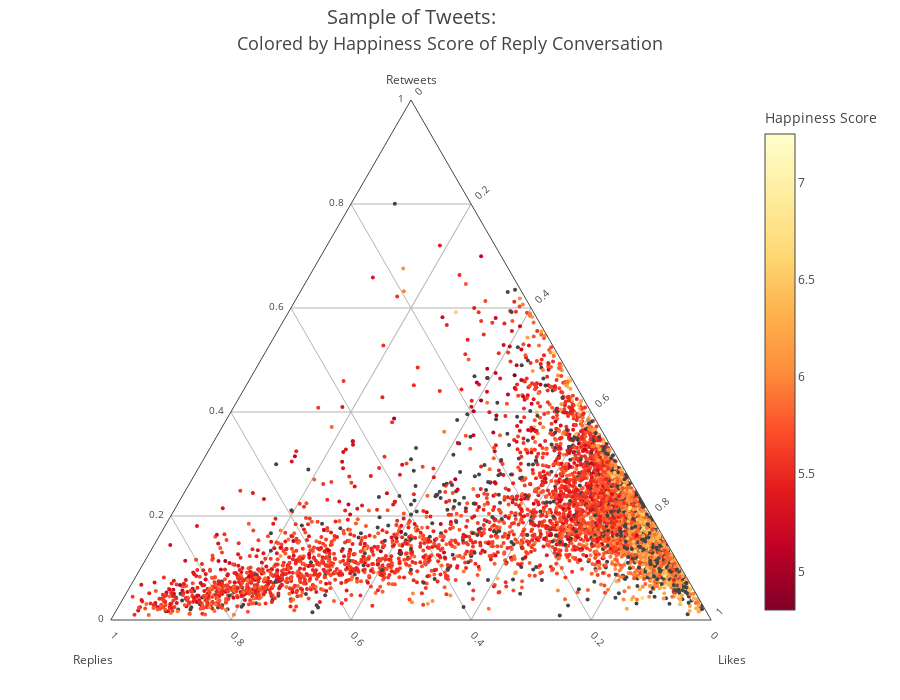

Notebook source saved alongside this figure:
### Markdown cell above
# Plotting all tweet ratios with happiness

### Code cell
rawData = list(allhapp_ratios);
def makeAxis(title, tickangle): 
    return {
      'title': title,
      'titlefont': { 'size': 12 },
      'tickangle': tickangle,
      'tickfont': { 'size': 10 },
      'tickcolor': 'rgba(0,0,0,0)',
      'ticklen': 5,
      'showline': True,
      'showgrid': True
    }
data = [{ 
    'type': 'scatterternary',
    'mode': 'markers',
    'a': [i for i in map(lambda x: x['retweets'], rawData)],
    'b': [i for i in map(lambda x: x['replies'], rawData)],
    'c': [i for i in map(lambda x: x['likes'], rawData)],
    'text': [i for i in map(lambda x: x['user'], rawData)],
    'marker': {
        'color': [i for i in map(lambda x: x['happ_score'], rawData)],
        'cmin':happmax,
        'cmax':happmin,
        'size': 4,
        'colorbar':{'title':'Happiness Score'
                   },
        'colorscale':'YlOrRd',# Viridis Jet YlOrRd
        'showscale':True
    },
    }]
layout = {
    'title':'Colored by Happiness Score of Reply Conversation',
    'titlefont': { 'size': 18 },
    'autosize':False,
    'width':900,
    'height':700,
    'ternary': {
        'sum': 1,
        'aaxis': makeAxis('Retweets', 0),
        'baxis': makeAxis('<br>Replies  ', 45),
        'caxis': makeAxis('<br>  Likes', -45)
    },
    'annotations': [{
      'showarrow': False,
      'text': 'Sample of Tweets:',
        'x': .5,
        'y': 1.19,
        'font': { 'size': 20 }
    }]
}
fig = {'data': data, 'layout': layout}
#py.plotly.image.save_as(fig,'Figs/{}-ratio-happiness.jpeg'.format(screenname))
py.offline.iplot(fig)

# Plotting agin to save fig at higher quality
rawData = list(allhapp_ratios);
def makeAxis(title, tickangle): 
    return {
      'title': title,
      'titlefont': { 'size': 24 },
      'tickangle': tickangle,
      'tickfont': { 'size': 20 },
      'tickcolor': 'rgba(0,0,0,0)',
      'ticklen': 5,
      'showline': True,
      'showgrid': True
    }
data = [{ 
    'type': 'scatterternary',
    'mode': 'markers',
    'a': [i for i in map(lambda x: x['retweets'], rawData)],
    'b': [i for i in map(lambda x: x['replies'], rawData)],
    'c': [i for i in map(lambda x: x['likes'], rawData)],
    'text': [i for i in map(lambda x: x['user'], rawData)],
    'marker': {
        'color': [i for i in map(lambda x: x['happ_score'], rawData)],
        'cmin':happmax,
        'cmax':happmin,
        'size': 10,
        'colorbar':{'title':'Happiness Score',
                    'titlefont': { 'size': 30 },
                    'tickfont': { 'size': 20 },
                   },
        'colorscale':'YlOrRd',# Viridis Jet YlOrRd
        'showscale':True
    },
    }]
layout = {
    'title':'<br>Colored by Happiness Score of Reply Conversation',
    'titlefont': { 'size': 34 },
    'autosize':False,
    'width':2000,
    'height':1700,
    'ternary': {
        'sum': 1,
        'aaxis': makeAxis('Retweets', 0),
        'baxis': makeAxis('<br>Replies  ', 45),
        'caxis': makeAxis('<br>  Likes', -45)
    },
    'annotations': [{
      'showarrow': False,
      'text': 'Sample of All Tweets:',
        'x': .5,
        'y': 1.07,
        'font': { 'size': 44 }
    }]
}
fig = {'data': data, 'layout': layout}
py.plotly.image.save_as(fig,'Figs/ALL-ratio-happiness.jpeg')

### Figure 1 — Plotly figure (JSON) as saved in the notebook; plotly's stock layout.template omitted (floating-point values rounded to 4 significant figures; data arrays with more than 128 entries replaced by an {"elided": "..."} marker saying what was removed)
{"data": [{"a": {"elided": "5803 int values"}, "b": {"elided": "5803 int values"}, "c": {"elided": "5803 int values"}, "marker": {"cmax": 4.801, "cmin": 7.251, "color": {"elided": "5803 float values"}, "colorbar": {"title": "Happiness Score"}, "colorscale": "YlOrRd", "showscale": true, "size": 4}, "mode": "markers", "text": {"elided": "5803 str values"}, "type": "scatterternary"}], "layout": {"annotations": [{"font": {"size": 20}, "showarrow": false, "text": "Sample of Tweets:", "x": 0.5, "y": 1.19}], "autosize": false, "height": 700, "ternary": {"aaxis": {"showgrid": true, "showline": true, "tickangle": 0, "tickcolor": "rgba(0,0,0,0)", "tickfont": {"size": 10}, "ticklen": 5, "title": "Retweets", "titlefont": {"size": 12}}, "baxis": {"showgrid": true, "showline": true, "tickangle": 45, "tickcolor": "rgba(0,0,0,0)", "tickfont": {"size": 10}, "ticklen": 5, "title": "<br>Replies  ", "titlefont": {"size": 12}}, "caxis": {"showgrid": true, "showline": true, "tickangle": -45, "tickcolor": "rgba(0,0,0,0)", "tickfont": {"size": 10}, "ticklen": 5, "title": "<br>  Likes", "titlefont": {"size": 12}}, "sum": 1}, "title": "Colored by Happiness Score of Reply Conversation", "titlefont": {"size": 18}, "width": 900}}
